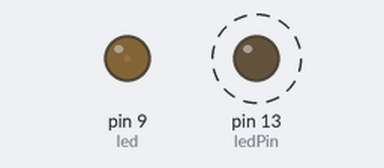
Simulated run of this sketch. Board: Arduino Uno, built with avr-gcc and run on an emulated ATmega328P. Parts: output pins drawn as LEDs (lit = HIGH). Dashed ring = blinking.

Above: at 0.05 s.
At 0.4 s:
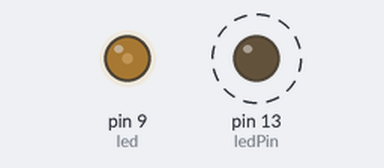
At 0.8 s:
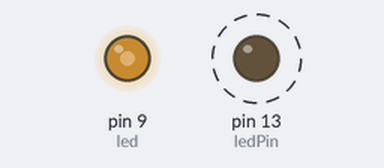
At 2.0 s:
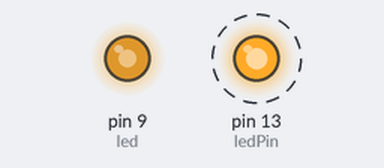
Timing chart, 0 to 7.0 s (numbered marks = the images above):
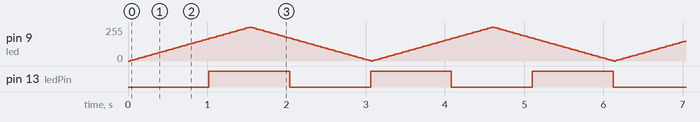

The sketch:

Combining_Codes.ino
```cpp
int led = 9;           // the PWM pin the LED is attached to
int brightness = 0;    // how bright the LED is
int fadeAmount = 5;    // how many points to fade the LED by

// constants won't change. Used here to set a pin number :
const int ledPin =  13;      // the number of the LED pin

// Variables will change :
int ledState = LOW;             // ledState used to set the LED

// Generally, you should use "unsigned long" for variables that hold time
// The value will quickly become too large for an int to store
unsigned long previousMillis = 0;        // will store last time LED was updated

// constants won't change :
const long interval = 1000;           // interval at which to blink (milliseconds)

// the setup routine runs once when you press reset:
void setup() {
  // declare pin 9 to be an output:
  pinMode(led, OUTPUT);
  pinMode(ledPin, OUTPUT);
}

// the loop routine runs over and over again forever:
void loop() {
  // set the brightness of pin 9:
  analogWrite(led, brightness);

  // change the brightness for next time through the loop:
  brightness = brightness + fadeAmount;

  // reverse the direction of the fading at the ends of the fade:
  if (brightness == 0 || brightness == 255) {
    fadeAmount = -fadeAmount ;
  }
  // wait for 30 milliseconds to see the dimming effect
  delay(30);

  // here is where you'd put code that needs to be running all the time.

  // check to see if it's time to blink the LED; that is, if the
  // difference between the current time and last time you blinked
  // the LED is bigger than the interval at which you want to
  // blink the LED.
  unsigned long currentMillis = millis();

  if (currentMillis - previousMillis >= interval) {
    // save the last time you blinked the LED
    previousMillis = currentMillis;

    // if the LED is off turn it on and vice-versa:
    if (ledState == LOW) {
      ledState = HIGH;
    } else {
      ledState = LOW;
    }

    // set the LED with the ledState of the variable:
    digitalWrite(ledPin, ledState);
  }
}
```

Measured:
- by itself, pin 13 (ledPin): alternates HIGH for 1.0 s and LOW for 1.0 s
